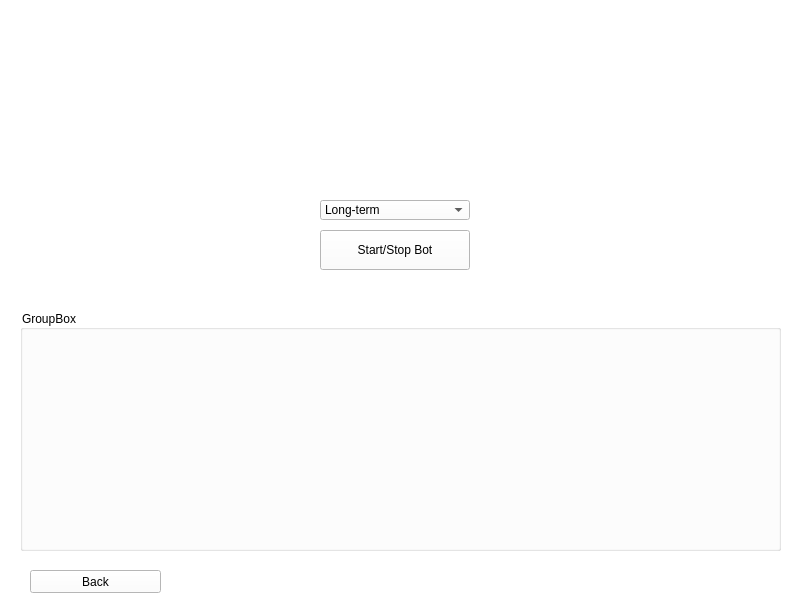
<?xml version="1.0" encoding="UTF-8"?>
<ui version="4.0">
 <class>livetrading</class>
 <widget class="QMainWindow" name="livetrading">
  <property name="geometry">
   <rect>
    <x>0</x>
    <y>0</y>
    <width>800</width>
    <height>600</height>
   </rect>
  </property>
  <property name="windowTitle">
   <string>LiveTrading</string>
  </property>
  <property name="styleSheet">
   <string notr="true">background-color: rgb(255, 255, 255);</string>
  </property>
  <widget class="QWidget" name="centralwidget">
   <widget class="QComboBox" name="comboBox">
    <property name="geometry">
     <rect>
      <x>320</x>
      <y>200</y>
      <width>150</width>
      <height>20</height>
     </rect>
    </property>
    <item>
     <property name="text">
      <string>Long-term</string>
     </property>
    </item>
    <item>
     <property name="text">
      <string>hybrid</string>
     </property>
    </item>
    <item>
     <property name="text">
      <string>Short</string>
     </property>
    </item>
   </widget>
   <widget class="QPushButton" name="start_stop">
    <property name="geometry">
     <rect>
      <x>320</x>
      <y>230</y>
      <width>150</width>
      <height>40</height>
     </rect>
    </property>
    <property name="text">
     <string>Start/Stop Bot</string>
    </property>
   </widget>
   <widget class="QGroupBox" name="groupBox">
    <property name="geometry">
     <rect>
      <x>20</x>
      <y>310</y>
      <width>761</width>
      <height>241</height>
     </rect>
    </property>
    <property name="title">
     <string>GroupBox</string>
    </property>
   </widget>
   <widget class="QPushButton" name="back">
    <property name="geometry">
     <rect>
      <x>30</x>
      <y>570</y>
      <width>131</width>
      <height>23</height>
     </rect>
    </property>
    <property name="text">
     <string>Back</string>
    </property>
   </widget>
  </widget>
 </widget>
 <resources/>
 <connections/>
</ui>
